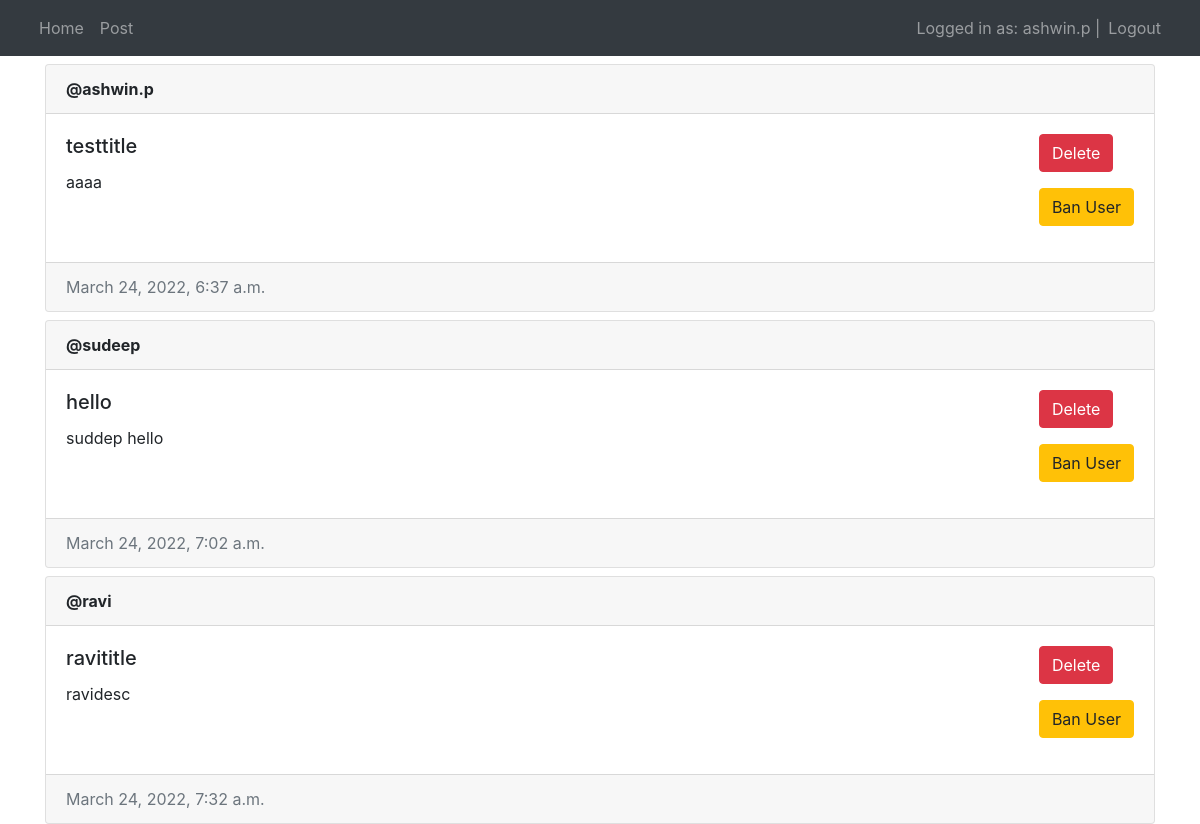
Page /home (signed in) on the committed database.
### main/models.py (models this page shows, shortened)
class Post(models.Model):
    author = models.ForeignKey(User, on_delete=models.CASCADE)
    title = models.CharField(max_length=200)
    description = models.TextField()
    created_at = models.DateTimeField(auto_now_add=True)
    updated_at = models.DateTimeField(auto_now=True)

### main/views.py (the view, shortened to what this page needs)
# urls.py: path('home', views.home, name='home'),
@login_required(login_url='/login')
def home(request):
    return render(request, "main/home.html", {"posts": Post.objects.all(), "request": request})

### main/templates/main/home.html (shortened to what this page needs)
{% extends 'main/base.html' %} {% block title %}Home{% endblock %}
{% block content %} {% for post in posts %}
<div class="card mt-2">
  <div class="card-header"><strong>@{{post.author}}</strong></div>
  <div class="card-body d-flex flex-row justify-content-between">
    <div>
      <h5 class="card-title">{{post.title}}</h5>
      <p class="card-text">{{post.description}}</p>
    </div>
    <div>
      {% if perms.main.delete_post or request.user == post.author %}
      <form method="post">
        <button
          class="btn btn-danger"
          type="submit"
          name="delete"
          value="{{post.id}}"
        >
          Delete
        </button>
      </form>
      {% endif %} {% if request.user.is_staff %}
      <form method="post">
        <button
          class="btn btn-warning"
          type="submit"
          name="ban"
          value="{{post.author}}"
        >
          Ban User
        </button>
      </form>
      {% endif %}
    </div>
  </div>
  <div class="card-footer text-muted">{{post.created_at}}</div>
</div>
{% empty %}
<p>No posts yet.</p>
{% endfor %} {% endblock %}

### main/templates/main/base.html (shortened to what this page needs)
<html>
  <head>
    <link
      rel="stylesheet"
      href="https://cdn.jsdelivr.net/npm/bootstrap@4.4.1/dist/css/bootstrap.min.css"
    />
  </head>
  <body>
    <nav class="navbar navbar-expand-lg navbar-dark bg-dark">
      <div class="container-fluid">
        <div>
          <ul class="navbar-nav">
            <li class="nav-item">
              <a class="nav-link" aria-current="page" href="/home">Home</a>
            </li>
            <li class="nav-item">
              <a class="nav-link" href="/create-post">Post</a>
            </li>
          </ul>
        </div>
        <div>
          <ul class="navbar-nav">
            {% if user.is_authenticated %}
            <span class="navbar-text"> Logged in as: {{user.username}} | </span>
            <li class="nav-item">
              <a class="nav-link" href="/logout">Logout</a>
            </li>
            {% else %}
            <li class="nav-item">
              <a class="nav-link" href="/login">Login</a>
            </li>
            {% endif %}
          </ul>
        </div>
      </div>
    </nav>
    <div class="container mt-2">{% block content %} {% endblock %}</div>
  </body>
</html>

### rows in the picture
Post: author "ashwin.p", title "testtitle", description "aaaa", {{ post.id }} 1 (drawn), created_at "March 24, 2022, 6:37 a.m."
Post: author "sudeep", title "hello", description "suddep hello", {{ post.id }} 2 (drawn), created_at "March 24, 2022, 7:02 a.m."
Post: author "ravi", title "ravititle", description "ravidesc", {{ post.id }} 3 (drawn), created_at "March 24, 2022, 7:32 a.m."

### other values in the picture
{{ user.username }} "ashwin.p"
